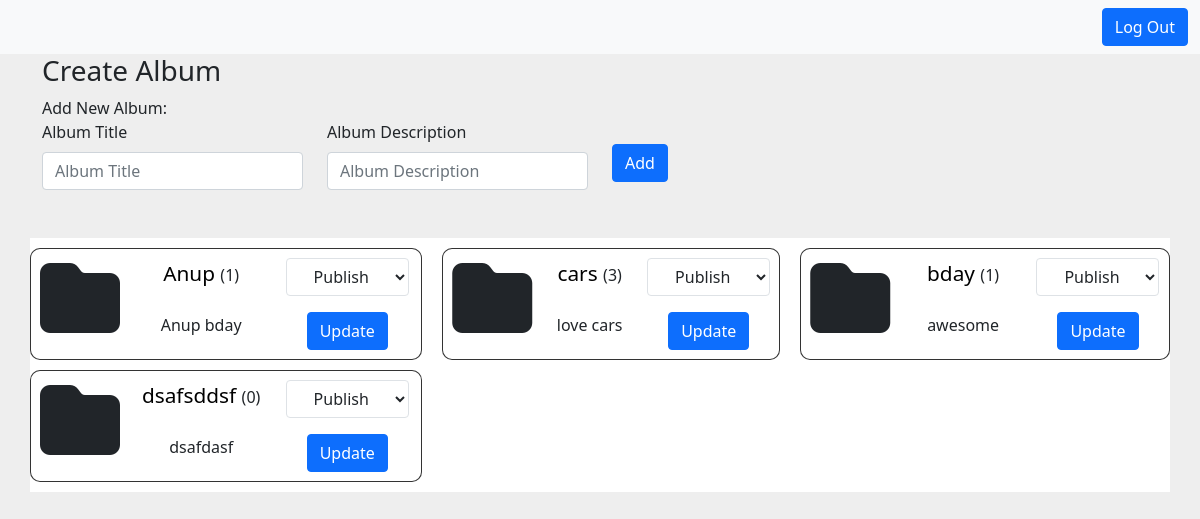
Screenshot of /admin.php (signed in) with the database file from the repository.
### tables this page shows
CREATE TABLE `gallery_albums` (
  `album_id` int(11) NOT NULL,
  `album_name` text NOT NULL,
  `description` varchar(200) NOT NULL,
  `publish` tinyint(4) NOT NULL DEFAULT 0
);

### admin.php (the view, shortened to what this page needs)
<?php
$database = new Database();
$conn = $database->getConnection();
?>
<!DOCTYPE html>
<html>
<head>
    <link href="https://cdn.jsdelivr.net/npm/bootstrap@5.0.2/dist/css/bootstrap.min.css" rel="stylesheet">
    <link rel="stylesheet" href="https://cdnjs.cloudflare.com/ajax/libs/font-awesome/6.4.2/css/all.min.css">
    <link rel="stylesheet" href="style.css">
</head>
<body>
    <?php
    include 'navbar.php';
    ?>
    <div class="admin">
        <div class="container ">
            <h3>Create Album</h3>
            <form method="post" action="add-album.php">
                <label>Add New Album:</label><br>
                <div class="row">
                    <div class="col-3 mb-3">
                        <label for="ablum_title" class="form-label">Album Title</label>
                        <input type="text" class="form-control" id="ablum_des" name="album_name" placeholder="Album Title">
                    </div>
                    <div class="col-3 mb-3">
                        <label for="album_des" class="form-label">Album Description</label>
                        <input type="text" class="form-control" id="ablum_title" name="description" placeholder="Album Description">
                    </div>
                    <div class="col-1 ">
                        <br>
                        <input type="submit" class="btn btn-primary" name="submit_album" value="Add" />
                    </div>
                </div>
            </form><br>
        </div>
        <div class="grid-container container  mt-2">
            <?php
            $myalbumlist = "SELECT * FROM gallery_albums";
            $result = $conn->query($myalbumlist);
            while ($album_data = $result->fetch_assoc()) {
                $photos = $conn->query("SELECT * FROM gallery_photos WHERE album_id = " . $album_data['album_id'] . ""); ?>
                <div class="grid-item">
                    <div class="album-icon ">
                        <i class="fa-solid fa-folder fa-5x"></i>
                    </div>
                    <div class="album-data  ">
                        <a href="view-album.php?album_id=<?php echo $album_data['album_id'] ?>"><?php echo $album_data['album_name'] ?>
                        </a>
                        (<?php echo $photos->num_rows; ?>)<br><br>
                        <?php echo $album_data['description'] ?>
                    </div>
                    <div>
                        <select class="btn border mb-2 " name="" id="">
                            <option class="btn" value="1">Publish</option>
                        </select>
                        <input type="submit" class=" btn btn-primary mt-2" value="Update">
                    </div>
                </div>
            <?php }
            ?>
        </div>
    </div>
</body>
</html>

### navbar.php (shortened to what this page needs)
<nav class="navbar navbar-expand-lg navbar-light bg-light">
    <div class="container-fluid">
        <div class="collapse navbar-collapse" id="navbarText">
            <div>
                <a class="btn btn-primary" href="logout.php"> Log Out
                </a>
            </div>
        </div>
    </div>
</nav>

### style.css (style rules this page uses)
.admin { width: 100vw; overflow: hidden; }
.grid-container { display: grid; gap: 10px 20px; grid-template-columns: auto auto auto; background-color: white; padding: 10px 0; }
.grid-item { display: flex; flex-direction: row; background-color: white; border: 1px solid rgba(0, 0, 0, 0.8); padding: 9px; border-radius: 10px; font-size: px; text-align: center; }
.album-icon { width: 30%; }
.album-data { width: 70%; }
.album-data>a { text-decoration: none; color: black; font-weight: 500; font-size: 1.3rem; }
body { background: #eeeeee; }

### rows the page displays
gallery_albums: album_name "Anup", num_rows "1", description "Anup bday"
gallery_albums: album_name "cars", num_rows "3", description "love cars"
gallery_albums: album_name "bday", num_rows "1", description "awesome"
gallery_albums: album_name "dsafsddsf", num_rows "0", description "dsafdasf"
